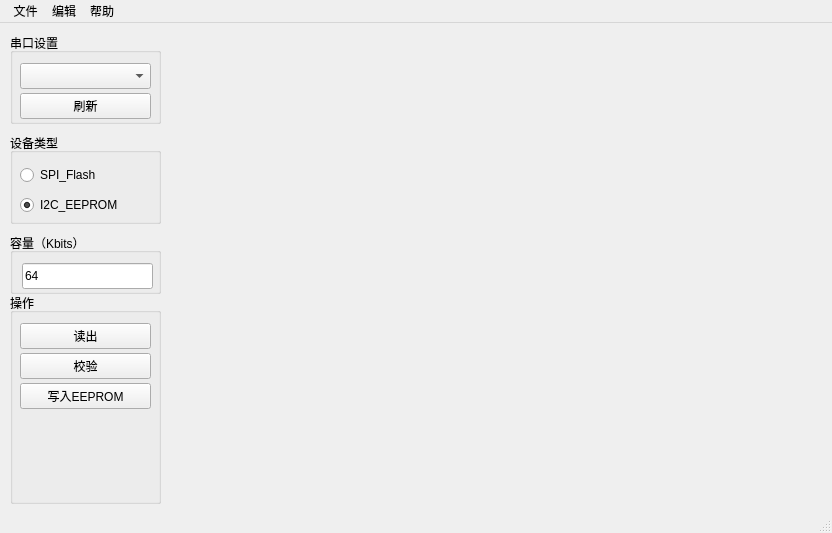
<?xml version="1.0" encoding="UTF-8"?>
<ui version="4.0">
 <class>MainWindow</class>
 <widget class="QMainWindow" name="MainWindow">
  <property name="geometry">
   <rect>
    <x>0</x>
    <y>0</y>
    <width>832</width>
    <height>533</height>
   </rect>
  </property>
  <property name="windowTitle">
   <string>MainWindow</string>
  </property>
  <widget class="QWidget" name="centralwidget">
   <widget class="QHexEdit" name="Edit" native="true">
    <property name="geometry">
     <rect>
      <x>170</x>
      <y>0</y>
      <width>661</width>
      <height>481</height>
     </rect>
    </property>
   </widget>
   <widget class="QGroupBox" name="groupBox">
    <property name="geometry">
     <rect>
      <x>10</x>
      <y>10</y>
      <width>151</width>
      <height>91</height>
     </rect>
    </property>
    <property name="title">
     <string>串口设置</string>
    </property>
    <widget class="QComboBox" name="com">
     <property name="geometry">
      <rect>
       <x>10</x>
       <y>30</y>
       <width>131</width>
       <height>26</height>
      </rect>
     </property>
    </widget>
    <widget class="QPushButton" name="pushButton">
     <property name="geometry">
      <rect>
       <x>10</x>
       <y>60</y>
       <width>131</width>
       <height>26</height>
      </rect>
     </property>
     <property name="text">
      <string>刷新</string>
     </property>
    </widget>
   </widget>
   <widget class="QGroupBox" name="groupBox_2">
    <property name="geometry">
     <rect>
      <x>10</x>
      <y>110</y>
      <width>151</width>
      <height>91</height>
     </rect>
    </property>
    <property name="title">
     <string>设备类型</string>
    </property>
    <widget class="QRadioButton" name="radioButton_spi">
     <property name="geometry">
      <rect>
       <x>10</x>
       <y>30</y>
       <width>131</width>
       <height>24</height>
      </rect>
     </property>
     <property name="text">
      <string>SPI_Flash</string>
     </property>
    </widget>
    <widget class="QRadioButton" name="radioButton_i2c">
     <property name="geometry">
      <rect>
       <x>10</x>
       <y>60</y>
       <width>131</width>
       <height>24</height>
      </rect>
     </property>
     <property name="text">
      <string>I2C_EEPROM</string>
     </property>
     <property name="checked">
      <bool>true</bool>
     </property>
    </widget>
   </widget>
   <widget class="QGroupBox" name="groupBox_3">
    <property name="geometry">
     <rect>
      <x>10</x>
      <y>210</y>
      <width>151</width>
      <height>61</height>
     </rect>
    </property>
    <property name="title">
     <string>容量（Kbits）</string>
    </property>
    <widget class="QLineEdit" name="flash_size">
     <property name="geometry">
      <rect>
       <x>12</x>
       <y>30</y>
       <width>131</width>
       <height>26</height>
      </rect>
     </property>
     <property name="text">
      <string>64</string>
     </property>
    </widget>
   </widget>
   <widget class="QGroupBox" name="groupBox_4">
    <property name="geometry">
     <rect>
      <x>10</x>
      <y>270</y>
      <width>151</width>
      <height>211</height>
     </rect>
    </property>
    <property name="title">
     <string>操作</string>
    </property>
    <widget class="QPushButton" name="pushButton_2">
     <property name="geometry">
      <rect>
       <x>10</x>
       <y>30</y>
       <width>131</width>
       <height>26</height>
      </rect>
     </property>
     <property name="text">
      <string>读出</string>
     </property>
    </widget>
    <widget class="QPushButton" name="pushButton_3">
     <property name="geometry">
      <rect>
       <x>10</x>
       <y>60</y>
       <width>131</width>
       <height>26</height>
      </rect>
     </property>
     <property name="text">
      <string>校验</string>
     </property>
    </widget>
    <widget class="QPushButton" name="pushButton_4">
     <property name="geometry">
      <rect>
       <x>10</x>
       <y>90</y>
       <width>131</width>
       <height>26</height>
      </rect>
     </property>
     <property name="text">
      <string>写入EEPROM</string>
     </property>
    </widget>
   </widget>
  </widget>
  <widget class="QMenuBar" name="menubar">
   <property name="geometry">
    <rect>
     <x>0</x>
     <y>0</y>
     <width>832</width>
     <height>22</height>
    </rect>
   </property>
   <widget class="QMenu" name="menu">
    <property name="title">
     <string> 文件</string>
    </property>
    <addaction name="action"/>
    <addaction name="action_2"/>
    <addaction name="separator"/>
    <addaction name="separator"/>
    <addaction name="action_5"/>
   </widget>
   <widget class="QMenu" name="menu_2">
    <property name="title">
     <string>编辑</string>
    </property>
    <addaction name="separator"/>
    <addaction name="action_7"/>
    <addaction name="action_8"/>
    <addaction name="separator"/>
    <addaction name="action_10"/>
   </widget>
   <widget class="QMenu" name="menu_3">
    <property name="title">
     <string>帮助</string>
    </property>
    <addaction name="action_SimpleFlasher"/>
   </widget>
   <addaction name="menu"/>
   <addaction name="menu_2"/>
   <addaction name="menu_3"/>
  </widget>
  <widget class="QStatusBar" name="statusbar"/>
  <action name="action">
   <property name="text">
    <string>打开</string>
   </property>
   <property name="toolTip">
    <string>打开文件</string>
   </property>
   <property name="shortcut">
    <string>Ctrl+O</string>
   </property>
  </action>
  <action name="action_2">
   <property name="text">
    <string>保存</string>
   </property>
   <property name="toolTip">
    <string>保存现有数据</string>
   </property>
   <property name="shortcut">
    <string>Ctrl+S</string>
   </property>
  </action>
  <action name="action_5">
   <property name="text">
    <string>退出</string>
   </property>
   <property name="toolTip">
    <string>退出本程序</string>
   </property>
   <property name="shortcut">
    <string>Ctrl+X</string>
   </property>
  </action>
  <action name="action_7">
   <property name="text">
    <string>恢复上次操作</string>
   </property>
   <property name="toolTip">
    <string>恢复上次操作</string>
   </property>
   <property name="shortcut">
    <string>Ctrl+C</string>
   </property>
  </action>
  <action name="action_8">
   <property name="text">
    <string>撤销上次操作</string>
   </property>
   <property name="toolTip">
    <string>撤销上次操作</string>
   </property>
   <property name="shortcut">
    <string>Ctrl+Z</string>
   </property>
  </action>
  <action name="action_SimpleFlasher">
   <property name="text">
    <string>关于SimpleFlasher</string>
   </property>
  </action>
  <action name="action_10">
   <property name="checkable">
    <bool>true</bool>
   </property>
   <property name="text">
    <string>搜索框</string>
   </property>
   <property name="shortcut">
    <string>Ctrl+F</string>
   </property>
  </action>
 </widget>
 <customwidgets>
  <customwidget>
   <class>QHexEdit</class>
   <extends>QWidget</extends>
   <header>qhexedit.h</header>
   <container>1</container>
  </customwidget>
 </customwidgets>
 <resources/>
 <connections/>
</ui>
